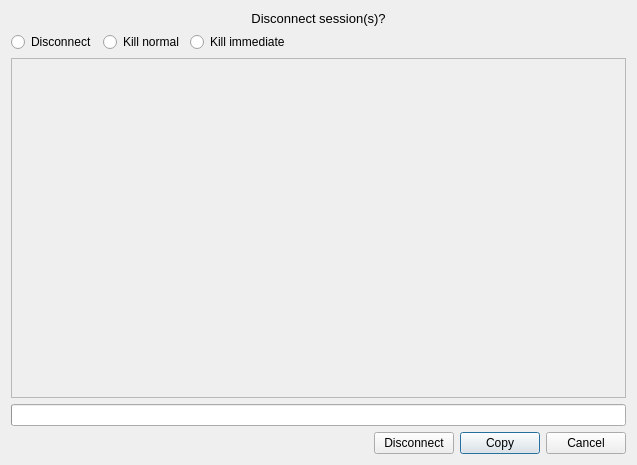
<?xml version="1.0" encoding="UTF-8"?>
<ui version="4.0">
 <class>toDisconnectDlg</class>
 <widget class="QDialog" name="toDisconnectDlg">
  <property name="geometry">
   <rect>
    <x>0</x>
    <y>0</y>
    <width>637</width>
    <height>465</height>
   </rect>
  </property>
  <property name="windowTitle">
   <string>Dialog</string>
  </property>
  <layout class="QGridLayout" name="gridLayout">
   <item row="2" column="0" colspan="7">
    <widget class="toSqlText" name="SQLText">
     <property name="sizePolicy">
      <sizepolicy hsizetype="Preferred" vsizetype="Preferred">
       <horstretch>0</horstretch>
       <verstretch>1</verstretch>
      </sizepolicy>
     </property>
     <property name="frameShape">
      <enum>QFrame::StyledPanel</enum>
     </property>
     <property name="frameShadow">
      <enum>QFrame::Raised</enum>
     </property>
    </widget>
   </item>
   <item row="0" column="0" colspan="7">
    <widget class="QLabel" name="label">
     <property name="font">
      <font>
       <pointsize>10</pointsize>
      </font>
     </property>
     <property name="text">
      <string>Disconnect session(s)?</string>
     </property>
     <property name="alignment">
      <set>Qt::AlignCenter</set>
     </property>
    </widget>
   </item>
   <item row="1" column="2">
    <widget class="QRadioButton" name="KImmediateRdio">
     <property name="text">
      <string>Kill immediate</string>
     </property>
    </widget>
   </item>
   <item row="1" column="1">
    <widget class="QRadioButton" name="KillRdio">
     <property name="text">
      <string>Kill normal</string>
     </property>
    </widget>
   </item>
   <item row="1" column="0">
    <widget class="QRadioButton" name="DisconnectRdio">
     <property name="text">
      <string>Disconnect</string>
     </property>
    </widget>
   </item>
   <item row="4" column="0" colspan="4">
    <spacer name="horizontalSpacer_2">
     <property name="orientation">
      <enum>Qt::Horizontal</enum>
     </property>
     <property name="sizeHint" stdset="0">
      <size>
       <width>40</width>
       <height>20</height>
      </size>
     </property>
    </spacer>
   </item>
   <item row="4" column="5">
    <widget class="QPushButton" name="CopyBtn">
     <property name="text">
      <string>Copy</string>
     </property>
    </widget>
   </item>
   <item row="4" column="6">
    <widget class="QPushButton" name="CancelBtn">
     <property name="text">
      <string>Cancel</string>
     </property>
    </widget>
   </item>
   <item row="4" column="4">
    <widget class="QPushButton" name="DisconnectBtn">
     <property name="text">
      <string>Disconnect</string>
     </property>
    </widget>
   </item>
   <item row="1" column="3" colspan="4">
    <spacer name="horizontalSpacer">
     <property name="orientation">
      <enum>Qt::Horizontal</enum>
     </property>
     <property name="sizeHint" stdset="0">
      <size>
       <width>40</width>
       <height>20</height>
      </size>
     </property>
    </spacer>
   </item>
   <item row="3" column="0" colspan="7">
    <widget class="QProgressBar" name="progressBar">
     <property name="format">
      <string>%v of %m</string>
     </property>
    </widget>
   </item>
  </layout>
 </widget>
 <customwidgets>
  <customwidget>
   <class>toSqlText</class>
   <extends>QFrame</extends>
   <header>editor/tosqltext.h</header>
   <container>1</container>
  </customwidget>
 </customwidgets>
 <resources/>
 <connections/>
</ui>
